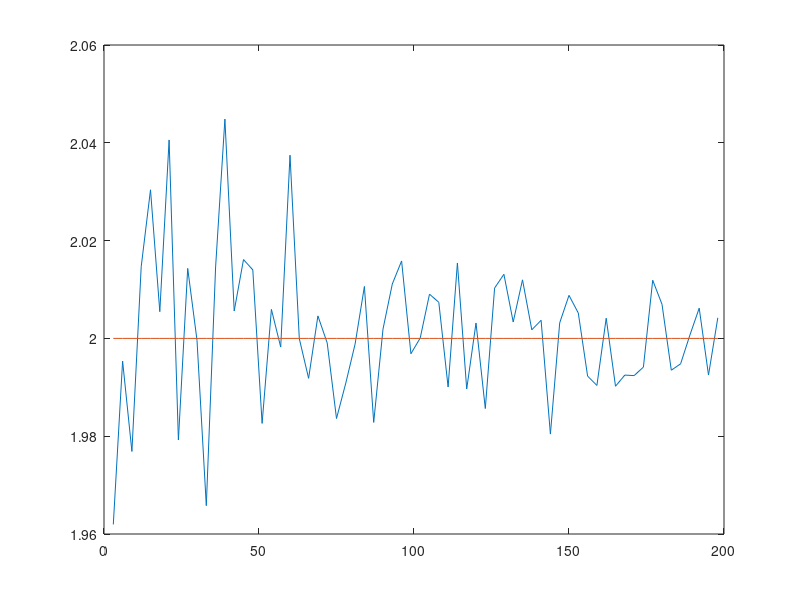
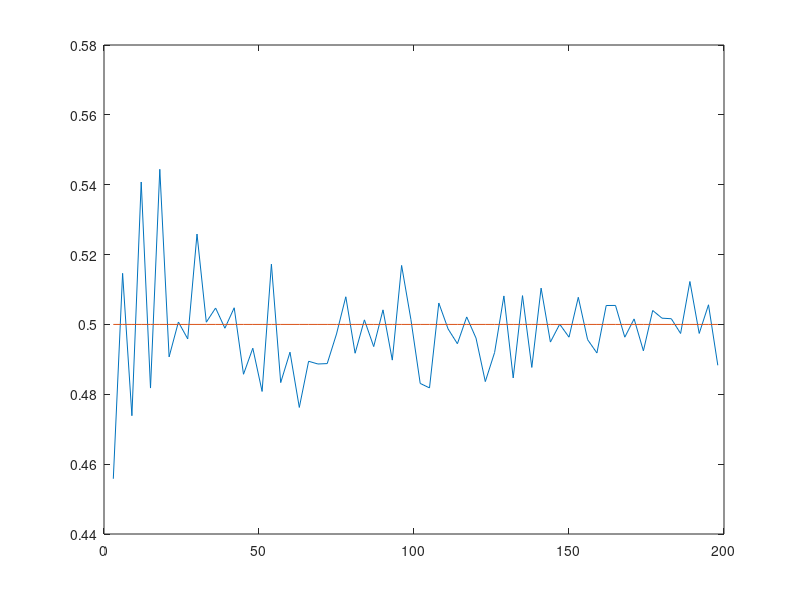
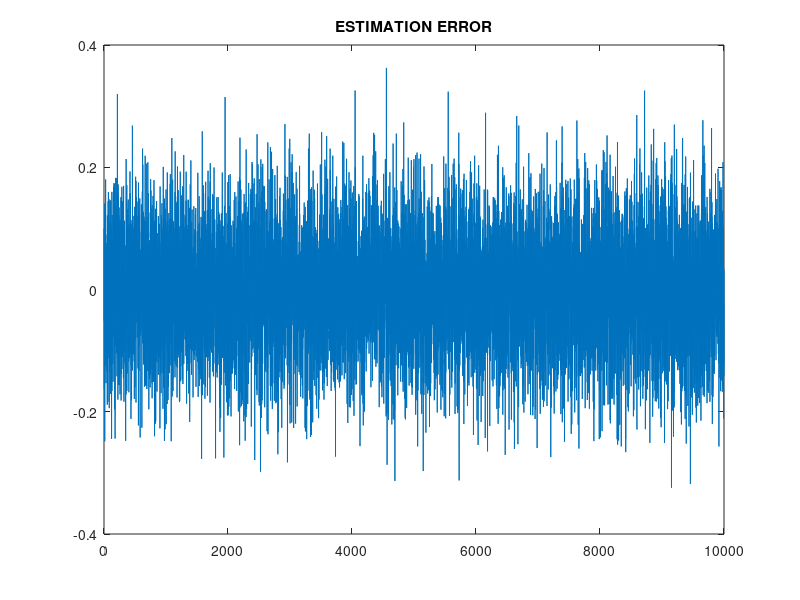
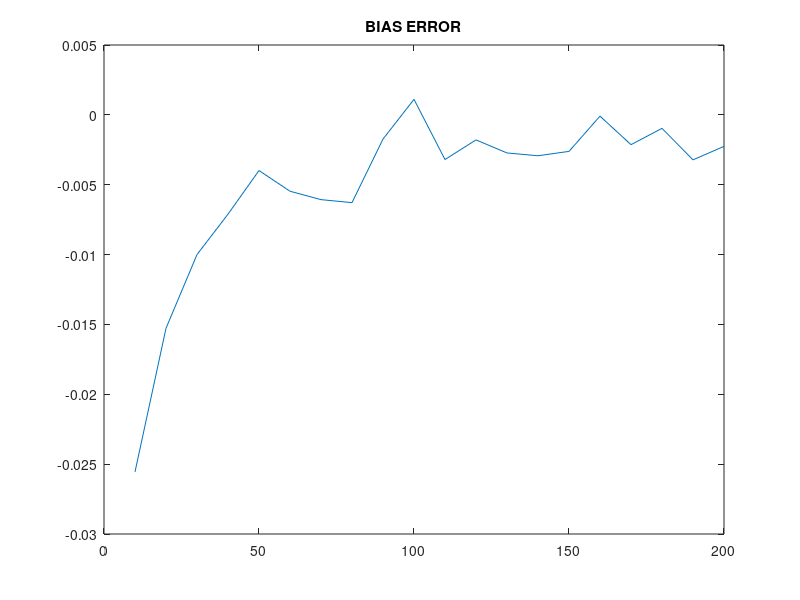

The MATLAB script that drew these images, in order:
% SECTION A 
% FIRST CASE 
%3
clc
close all
clear

A = 2 ;
sig2 = 0.5;
M = 10;
w = sqrt(sig2)*randn(1,M);
x = A + w;
A_MLE = mean(x);
display(A_MLE);
%%

%4
clc
close all
clear

A = 2 ;
sig2 = 0.5;
M = 100;
k = 500;
x = zeros(k , M);
A_MLE = zeros(1,k);
for i = 1 : k
    w = sqrt(sig2)*randn(1,M);
    x(i,:) = A + w;
    A_MLE(i) = mean(x(i,:));
end
hist(A_MLE);
%%

%5
clc
close all 
clear

M = 3:3:200;
A =2;
sig2 = 0.5;
k = 50;
l = 1;
for i = 3:3:200
    
    for j = 1 :k
   
    w = sqrt(sig2)*randn(1,i);
    x = zeros(k , i);
    
    x(j,:) = A + w;
    
    A_MLE(j) = mean(x(j,1:i));
    
    end
    u(l) = mean(A_MLE);
    S(l) = var(A_MLE);
    l = l+1;
end
plot(M,u );
hold on ;
plot(M ,A*ones(1,length(M)));
figure();
semilogy(M,S, M , sig2./M);



%%
% SECTION A
% SECOND CASE 
%3
clc
close all
clear

A = 2 ;
sig2 = 0.5;
M = 10;
w = sqrt(sig2)*randn(1,M);
x = A + w;
sig2_MLE = (sum((x - A).^2))/M;
display(sig2_MLE);
%%

%4
clc
close all
clear

A = 2 ;
sig2 = 0.5;
M = 100;
k = 500;
x = zeros(k , M);
sig2_MLE = zeros(1,k);
for i = 1 : k
    w = sqrt(sig2)*randn(1,M);
    x(i,:) = A + w;
    sig2_MLE(i) = (sum((x(i,:) - A).^2))/M;
end
hist(sig2_MLE);
%%

%5
clc
close all
clear 

M = 3:3:200;
A = 2;
sig2 = 0.5;
k = 50;
l = 1;
for i = 3:3:200
    
    for j = 1 :k
   
    w = sqrt(sig2)*randn(1,i);
    x = zeros(k , i);
    
    x(j,:) = A + w;
    
    sig2_MLE(j) =  (sum((x(j,1:i) - A).^2))./i;
    
    end
    u(l) = mean(sig2_MLE);
    S(l) = var(sig2_MLE);
    l = l+1;
end
plot(M,u );
hold on ;
plot(M ,sig2*ones(1,length(M)));
figure();
semilogy(M,S, M , sig2./M);

%%
% SECTION A
% THIRD CASE 
%8
clc
close all
clear

A = 2;
sig2 = 0.5;
M = 3:3:2000;
k =1;
for i = 3:3:2000
    w = sqrt(sig2)*randn(1,i);
    x = A + w;
    A_MLE(k) = mean(x);
    sig2_MLE(k) = (sum((x - A_MLE(k)).^2))/i;
    k = k+1;
end
ERR_A = A_MLE - A;
ERR_sig2 = sig2_MLE - sig2;
plot(M,ERR_sig2);
%%

%9
clc
close all
clear

A = 0:0.1:3;
sig2 = 0:0.1:3;
M = length(A);
x = A +randn(1,M).*sqrt(sig2);
p = ones(length(sig2),length(A));
for i=1:length(sig2)
    for j =1:length(A)
    p(i,j) = (1./((2*pi*sig2(i)).^(M/2)).*exp((-1./(2*sig2(i)))*sum((x - A(j)).^2)));
    end
    
end
A_MLE = mean(x);
sig2_MLE = (sum((x - A_MLE).^2))/M;
mesh(sig2,A,p);
title('likelihood function');
ylabel('A');
xlabel('variance');
%%

%SECTION B N(A,A) .................
%3
clear
clc

A = 2;
M = 10;
w = sqrt(A)*randn(1,M);
x = A + w;
A_ML = (-1/2)+sqrt(((sum(x.^2))/M)+ 1/4);
disp(A_ML);

%4

k = 1e4;
A_ML_2 = zeros(1,k);
for i = 1 : 1e4
    w = sqrt(A)*randn(1,M);
    x = A + w;
    A_ML_2(i) = (-1/2)+sqrt(((sum(x.^2))/M)+ 1/4);
end
mean(A_ML_2)

%5

A_ML_3 = zeros(1,k);
j = 1;
for N = 10:10:200
    
    for i = 1 : 1e4
    w = sqrt(A)*randn(1,N);
    x = A + w;
    A_ML_3(i) = (-1/2)+sqrt(((sum(x.^2))/N)+ 1/4);
    end
    Mean_Esm(j) = mean(A_ML_3);
    
    j = j+1;
end

%6

Est_Error = (A_ML_3 - A);
Bias_Error = Mean_Esm - A;
plot(Est_Error);
title("ESTIMATION ERROR");
figure;
plot(10:10:200,Bias_Error);
title("BIAS ERROR");
%%

%SECTION C .................
%2
clc
clear 
close all

f0 = 0.14;
A = 1;
N = 100;
phi = 0.4;
sig2 = 5;
n = 0:N-1;
w = sqrt(sig2)*randn(1,N);
x = A*cos(2*pi*f0*n + phi) + w;
phi_ML = -1*atan(sum(x.*sin(2*pi*f0*n))/sum(x.*cos(2*pi*f0*n)));
x_est =  A*cos(2*pi*f0*n + phi_ML) + w;
figure;
plot(n,x);
hold on
plot(n,x_est);
legend('THE ORIGINAL SIGNAL','THE ESTIMATED SIGNAL');
%%

%3 and 4
clc

N=10:10:200;
SQUARE_ERR = zeros(1,length(N));
mean_phi = zeros(1,length(N));
k =1;
for j=10:10:200
    w = sqrt(sig2)*randn(1,j);
    n = 0:j-1;
    x = A*cos(2*pi*f0*n + phi) + w;
    phi_ML = -atan(sum(x.*(sin(2*pi*f0*n)))/sum(x.*(cos(2*pi*f0*n))));
    SQUARE_ERR(k) = (phi - phi_ML)^2;
    mean_phi(k) = mean(phi_ML);
    k = k+1;
end
BIAS_ERR = mean_phi - phi;
figure;
plot(SQUARE_ERR);
figure;
plot(BIAS_ERR);
%%

%5 and 6 
k = 100;
f0 = 0.14;
A = 1;
N = 30;
phi = 0.4;
sig2 = 5;
n = 0:N-1;
for i = 1 : k
    w = sqrt(sig2)*randn(1,N);
    x = A*cos(2*pi*f0*n + phi) + w;
    phi_ML(i) = -1*atan(sum(x.*sin(2*pi*f0*n))/sum(x.*cos(2*pi*f0*n)));
end
mean_phi = mean(phi_ML)
hist(phi_ML);


